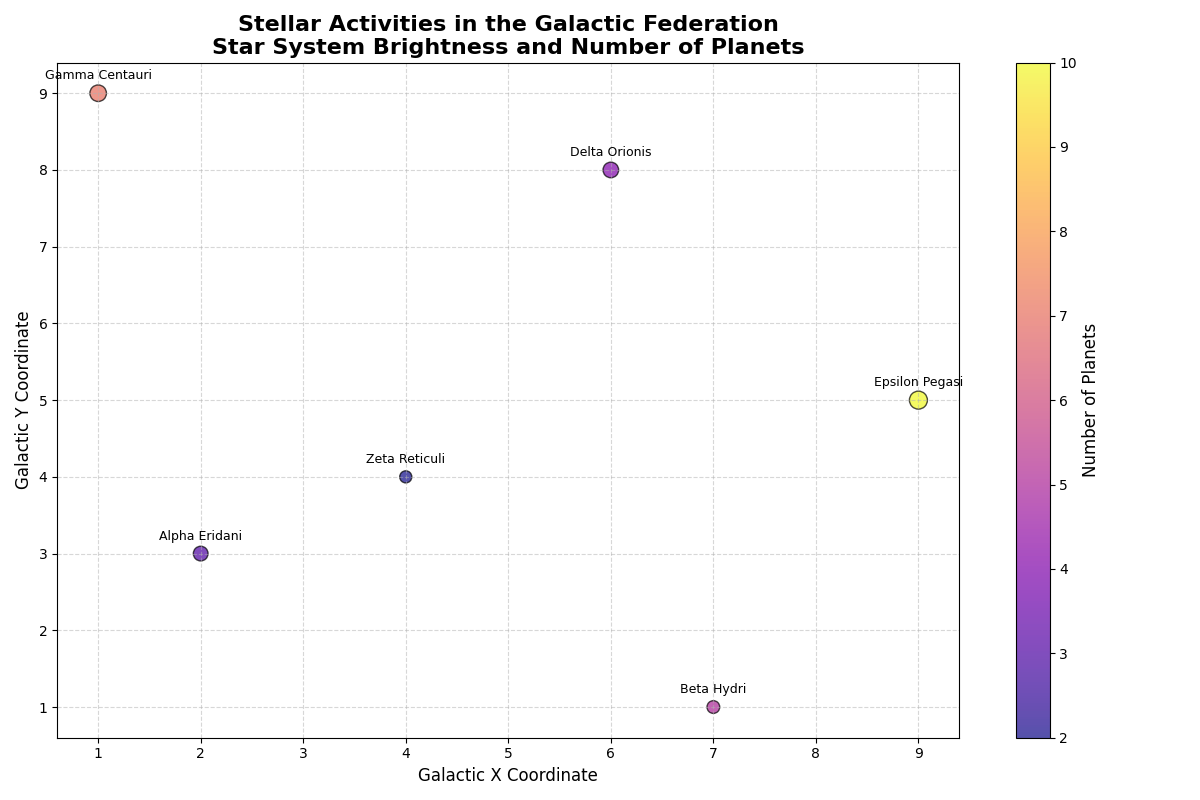

Generate this figure with Python:
import matplotlib.pyplot as plt
import numpy as np

star_systems = [
    [2, 3, 5.6, 3],   
    [7, 1, 4.2, 5],    
    [1, 9, 7.1, 7],   
    [6, 8, 6.3, 4],    
    [9, 5, 8.4, 10],    
    [4, 4, 3.8, 2]     
]

x_coords = [data[0] for data in star_systems]
y_coords = [data[1] for data in star_systems]
brightness = [data[2] for data in star_systems]
num_planets = [data[3] for data in star_systems]

star_names = ['Alpha Eridani', 'Beta Hydri', 'Gamma Centauri', 'Delta Orionis', 'Epsilon Pegasi', 'Zeta Reticuli']

fig, ax = plt.subplots(figsize=(12, 8))

# Change colormap to 'plasma'
scatter = ax.scatter(x_coords, y_coords, s=[b*20 for b in brightness], c=num_planets, cmap='plasma', alpha=0.7, edgecolors='black')

for i, name in enumerate(star_names):
    ax.annotate(name, (x_coords[i], y_coords[i]), textcoords="offset points", xytext=(0,10), ha='center', fontsize=9)

cbar = plt.colorbar(scatter, ax=ax)
cbar.set_label('Number of Planets', fontsize=12)

plt.title("Stellar Activities in the Galactic Federation\nStar System Brightness and Number of Planets", fontsize=16, fontweight='bold')
plt.xlabel("Galactic X Coordinate", fontsize=12)
plt.ylabel("Galactic Y Coordinate", fontsize=12)
ax.grid(True, linestyle='--', alpha=0.5)

plt.tight_layout()
plt.show()
